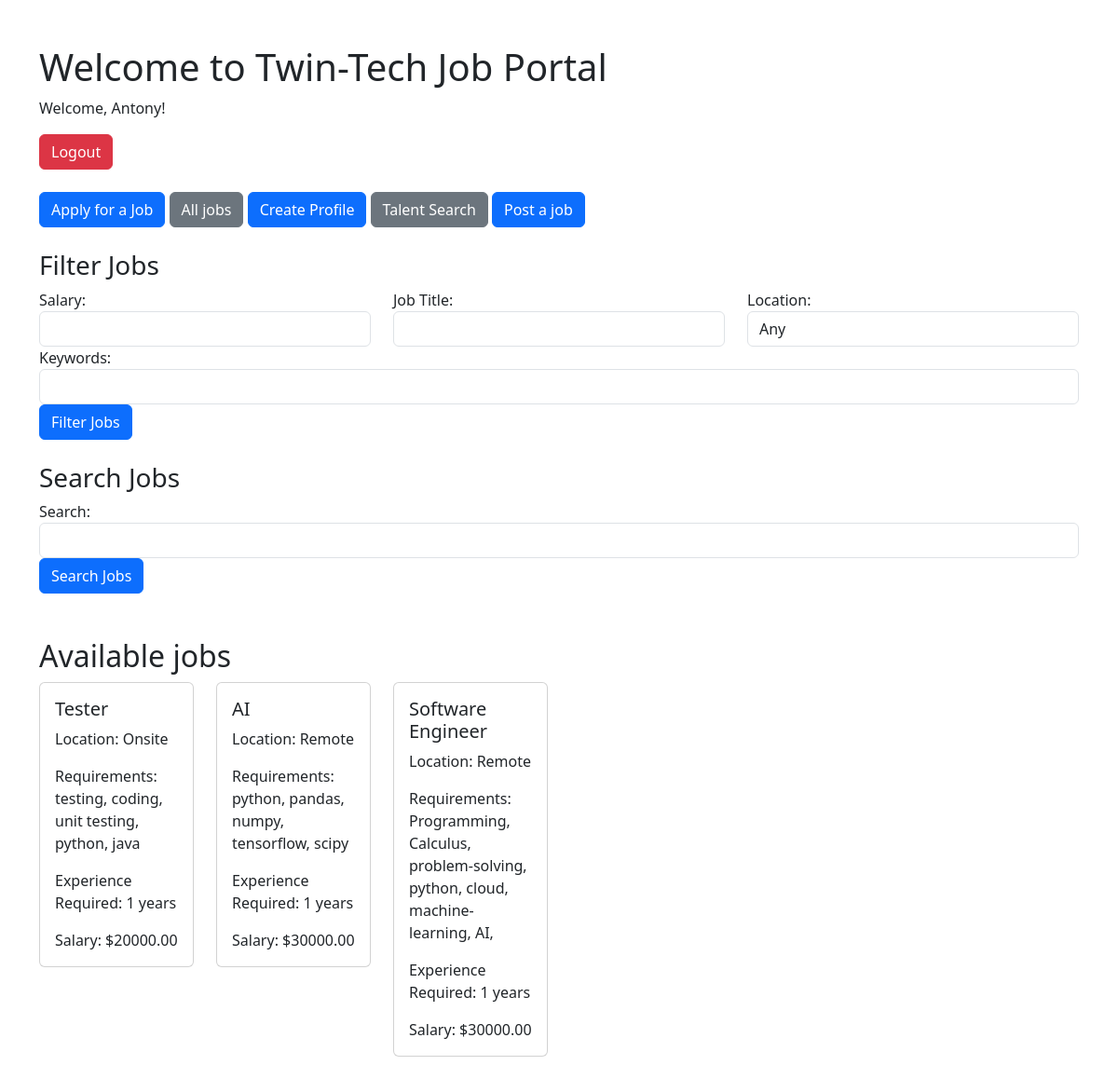
The page /app/ (signed in) on the database its author committed.
### twinTech/models.py (models this page shows)
class Job(models.Model):
    JOB_LOCATIONS = [
        ('Hybrid', 'Hybrid'),
        ('Remote', 'Remote'),
        ('Onsite', 'Onsite'),
    ]
    title = models.CharField(max_length=100)
    requirements = models.CharField(max_length=255)
    experience_required = models.IntegerField()
    location = models.CharField(max_length=10, choices=JOB_LOCATIONS)
    image = models.FileField(upload_to='job_poster/', null=True, blank=True)
    salary = models.DecimalField(max_digits=10, decimal_places=2)

### twinTech/views.py (the view)
# urls.py: 2. Add a URL to urlpatterns:  path('', views.home, name='home')
def home(request):
    jobs = Job.objects.all()
    return render(request, 'twinTech/home.html',  {'jobs': jobs})

### twinTech/templates/twinTech/home.html (shortened to what this page needs)
<!DOCTYPE html>
<html lang="en">
<head>
    <link href="https://cdn.jsdelivr.net/npm/bootstrap@5.3.2/dist/css/bootstrap.min.css" rel="stylesheet">
</head>
<body>
    <div class="container mt-5">
        <h1>Welcome to Twin-Tech Job Portal</h1>
        {% if user.is_authenticated %}
        <p>Welcome, {{ user.username }}!</p>
        <a href="{% url 'logout' %}" class="btn btn-danger">Logout</a>
    {% else %}
        <a href="{% url 'login' %}" class="btn btn-primary">Login</a>
    {% endif %}
        <div class="mt-4">
            <a href="" class="btn btn-primary">Apply for a Job</a>
            <a href="{% url 'job_listings' %}" class="btn btn-secondary">All jobs</a>
            <a href="{% url 'candidate_profile' %}" class="btn btn-primary">Create Profile</a>
            <a href="{% url 'company_search' %}" class="btn btn-secondary">Talent Search</a>
            <a href="{% url 'submit_job' %}" class="btn btn-primary">Post a job</a>
        </div>
        <div class="mt-4">
            <h3>Filter Jobs</h3>
            <form method="get" action="{% url 'job_listings' %}">
                <div class="form-row">
                    <div class= "row">
                    <div class="form-group col-md-4">
                        <label for="salary">Salary:</label>
                        <input type="number" class="form-control" id="salary" name="salary" value="{{ request.GET.salary }}">
                    </div>
                    <div class="form-group col-md-4">
                        <label for="title">Job Title:</label>
                        <input type="text" class="form-control" id="title" name="title" value="{{ request.GET.title }}">
                    </div>
                    <div class="form-group col-md-4">
                        <label for="location">Location:</label>
                        <select class="form-control" id="location" name="location">
                            <option value="" {% if not request.GET.location %}selected{% endif %}>Any</option>
                        </select>
                    </div>
                </div>
                </div>
                <div class="form-group">
                    <label for="keywords">Keywords:</label>
                    <input type="text" class="form-control" id="keywords" name="keywords" value="{{ request.GET.keywords }}">
                </div>
                <button type="submit" class="btn btn-primary">Filter Jobs</button>
            </form>
        </div>
        <div class="mt-4">
            <h3>Search Jobs</h3>
            <form method="get" action="{% url 'search_jobs' %}">
                <div class="form-group">
                    <label for="search">Search:</label>
                    <input type="text" class="form-control" id="search" name="search" value="{{ request.GET.search }}">
                </div>
                <button type="submit" class="btn btn-primary">Search Jobs</button>
            </form>
        </div>
    </div>
    <div class="container mt-5">
        <h2>Available jobs</h2>
        <div class="row">
            {% for job in jobs %}
                <div class="mb-4 col-12 col-sm-6 col-md-4 col-lg-3 col-xl-2">
                    <div class="card">
                        <div class="card-body">
                            <h5 class="card-title">{{ job.title }}</h5>
                            <p class="card-text">Location: {{ job.get_location_display }}</p>
                            <p class="card-text">Requirements: {{ job.requirements }}</p>
                            <p class="card-text">Experience Required: {{ job.experience_required }} years</p>
                            <p class="card-text">Salary: ${{ job.salary }}</p>
                        </div>
                    </div>
                </div>
            {% endfor %}
        </div>
    </div>
</body>
</html>

### rows shown on the page
Job: title "Tester", location "Onsite", requirements "testing, coding, unit testing, python, java", experience_required "1", salary "20000.00"
Job: title "AI", location "Remote", requirements "python, pandas, numpy, tensorflow, scipy", experience_required "1", salary "30000.00"
Job: title "Software Engineer", location "Remote", requirements "Programming, Calculus, problem-solving, python, cloud, machine-learning, AI,", experience_required "1", salary "30000.00"

### other values the page prints
{{ user.username }} "Antony"
